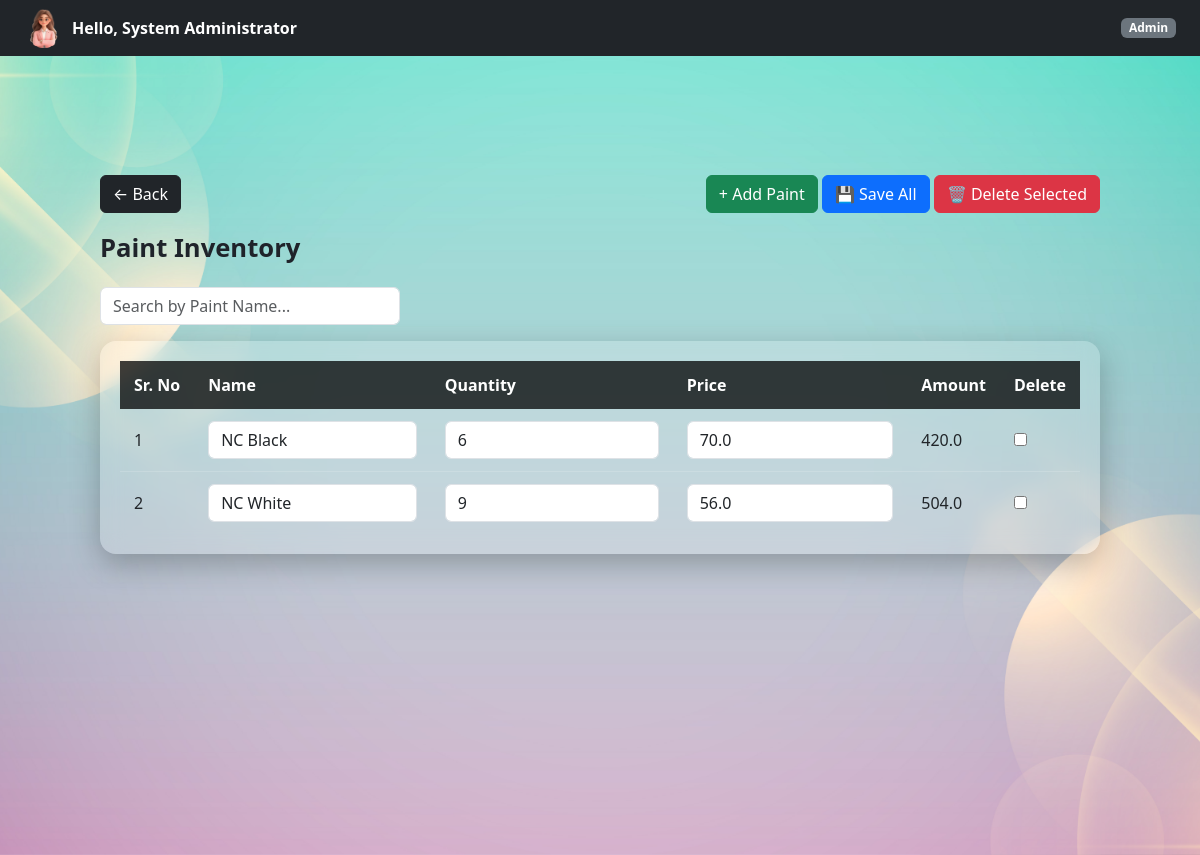
Before: /admin/paints (signed in) with the older database file.
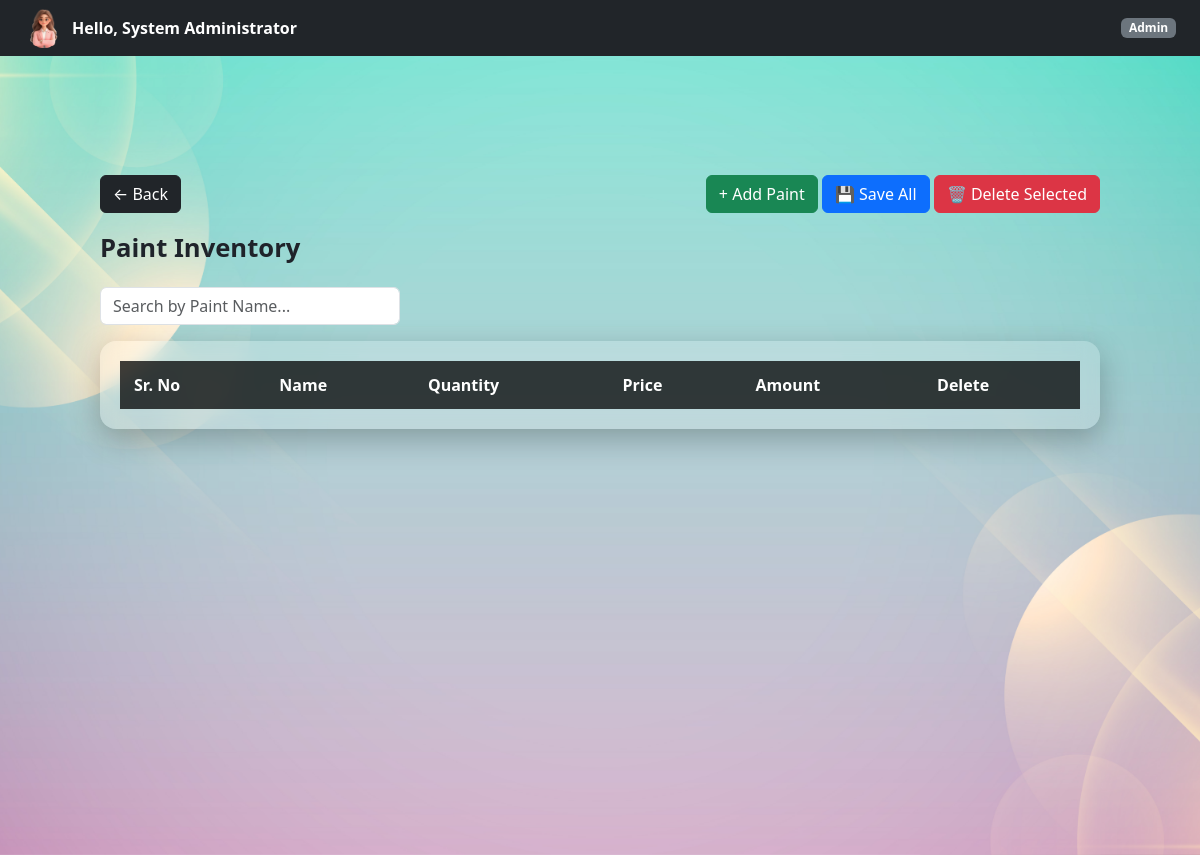
After: the same page with the newer database file.
### controller/models.py (models this page shows)
class Paint(db.Model):
    id = db.Column(db.Integer, primary_key=True)
    name = db.Column(db.String(100))
    quantity = db.Column(db.Integer)
    price = db.Column(db.Float)

### controller/admin.py (the view)
@admin_bp.route("/paints")
@login_required
@role_required("Admin")
def view_paints():
    paints = Paint.query.all()   # if model exists
    return render_template("admin/paint.html", paints=paints)

### templates/admin/paint.html (shortened to what this page needs)
{% extends "base.html" %}
{% block page_class %}company-dashboard-bg{% endblock %}
{% block free_content %}
{% include "partials/navbar.html" %}
<div class="dashboard-container">
    <div class="d-flex justify-content-between align-items-center mb-3">
        <a href="{{ url_for('admin.dashboard') }}" class="btn btn-dark">
            ← Back
        </a>
        <div>
            <button class="btn btn-success"
                onclick="addPaintRow()">
                + Add Paint
            </button>
            <button form="paintForm" class="btn btn-primary">
                💾 Save All
            </button>
            <button type="button" class="btn btn-danger"
                onclick="deleteSelectedPaints()">
                🗑 Delete Selected
            </button>
        </div>
    </div>
    <div class="page-title">Paint Inventory</div>
    <input
        type="text"
        id="searchInput"
        placeholder="Search by Paint Name..."
        class="form-control mb-3"
        style="max-width: 300px;"
    >
    <form id="paintForm" method="POST" action="{{ url_for('admin.bulk_update_paints') }}">
        <div class="glass-table">
            <table>
                <thead>
                    <tr>
                        <th>Sr. No</th>
                        <th>Name</th>
                        <th>Quantity</th>
                        <th>Price</th>
                        <th>Amount</th>
                        <th>Delete</th>
                    </tr>
                </thead>
                <tbody id="paintTableBody">
                    {% for paint in paints %}
                    <tr>
                        <td class="sr-no">{{ loop.index }}</td>
                        <td>
                            <input name="name[]" value="{{ paint.name }}" class="form-control">
                        </td>
                        <td>
                            <input name="quantity[]" type="number" value="{{ paint.quantity }}" class="form-control qty">
                        </td>
                        <td>
                            <input name="price[]" type="number" step="0.01" value="{{ paint.price }}" class="form-control price">
                        </td>
                        <td class="amount">
                            {{ paint.quantity * paint.price }}
                        </td>
                        <td>
                            <input type="checkbox" name="selected_ids[]" value="{{ paint.id }}">
                        </td>
                    </tr>
                    {% endfor %}
                </tbody>
            </table>
        </div>
    </form>
</div>
{% endblock %}

Changed rows visible on the page:
removed Paint: name "NC Black", quantity "6", price "70.0", paint.quantity*paint.price "420.0"
removed Paint: name "NC White", quantity "9", price "56.0", paint.quantity*paint.price "504.0"
